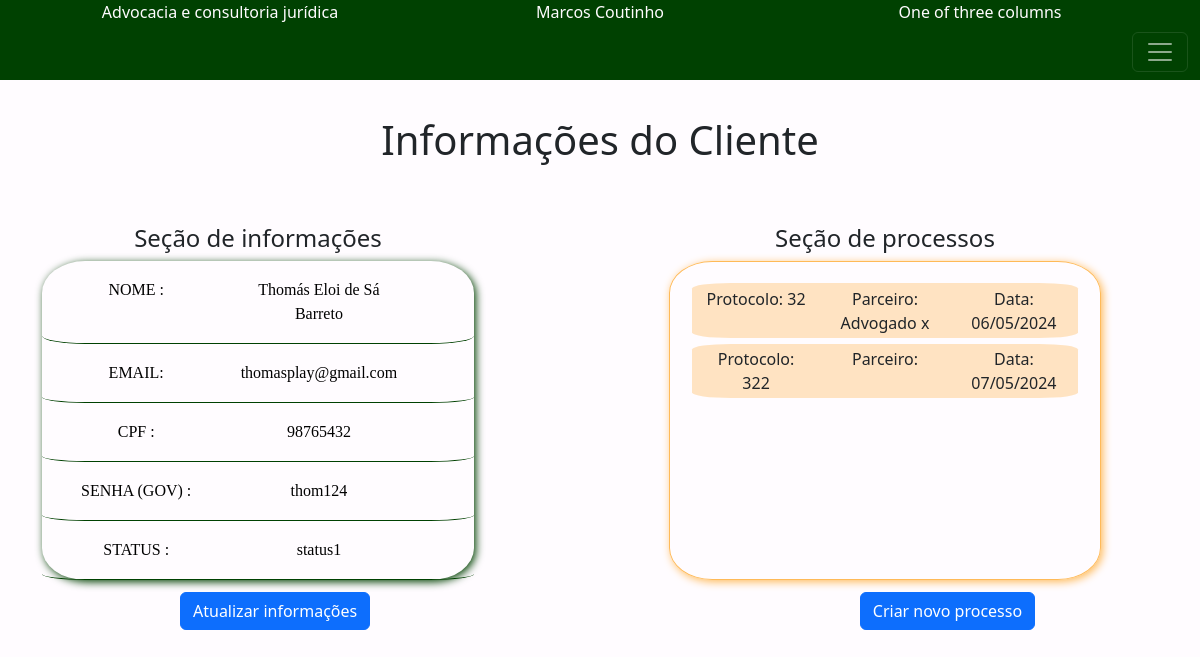
Screenshot of /exibirCliente.php?cpf=98765432 with the database file from the repository.
### tables this page shows
CREATE TABLE Pessoa (nome TEXT, email TEXT, senha TEXT, cpf TEXT PRIMARY KEY, status TEXT);

CREATE TABLE Processo (id INTEGER PRIMARY KEY, cpf TEXT , descricao TEXT, parceiro TEXT, protocolo text,dataAbertura TEXT,FOREIGN KEY (cpf) REFERENCES Pessoa(cpf));

### read2.php (called while the page is built, shortened)
<?php
require_once 'envio.php';
require_once 'Pessoa.php';
function buscarPorCPF($pdo, $cpf) {
    $query = "SELECT * FROM Pessoa WHERE cpf = :cpf";
    $statement = $pdo->prepare($query);
    $statement->bindValue(':cpf', $cpf);
    $statement->execute();
    $resultado = $statement->fetch();
    $pessoa = new Pessoa($resultado['nome'], $resultado['email'], $resultado['senha'],$resultado['cpf'], $resultado['status']);
    return $pessoa;
    }

### Pessoa.php (called while the page is built, shortened)
<?php
class Pessoa
{
    private string $nome;
    private string $email;
    private string $senha;
    private string $cpf;
    private string $status;
    public function __construct(string $nome, string $email,string $senha, string $cpf, string $status)
    {
        $this->nome = $nome;
        $this->email = $email;
        $this->senha = $senha;
        $this->cpf = $cpf;
        $this->status = $status;
    }
    public function status(): ?string
    {
        return $this->status;
    }
    public function nome(): string
    {
        return $this->nome;
    }
    public function email(): string
    {
        return $this->email;
    }
    public function cpf(): string
    {
        return $this->cpf;
    }
    public function senha(): string
    {
        return $this->senha;
    }
}

### pesquisaProcessos.php (called while the page is built, shortened)
<?php
require_once 'enviaProcesso.php';
require_once 'Processo.php';
function buscarProcessos($pdo,$cpf) {
    $sqlVerificar = "SELECT COUNT(*) FROM Processo WHERE cpf = :cpf";
    $query_verificar = $pdo->prepare($sqlVerificar);
    $query_verificar->bindValue(':cpf', $cpf);
    $query_verificar->execute();
    $numLinhas = $query_verificar->fetchColumn();
    if($numLinhas > 0){
        $query = "SELECT * FROM Processo WHERE cpf = :cpf";
        $statement = $pdo->prepare($query);
        $statement->bindValue(':cpf',$cpf);
        $statement->execute();
        $resultados = $statement->fetchall();
        $processos = [];
        foreach ($resultados as $resultado) {
            $processos[]= new Processo($resultado['cpf'],$resultado['protocolo'],$resultado['parceiro'],$resultado['descricao'],$resultado['dataAbertura']);
        }
        return $processos;
    } else{
        return "Não há processos";
    }
}

### Processo.php (called while the page is built, shortened)
<?php
class Processo
{
    private string $protocolo;
    private string $parceiro;
    private string $dataAbertura;
    public function __construct(string $cpf, string $protocolo, string $parceiro, string $descricao, String $dataAbertura) {
        $this->protocolo = $protocolo;
        $this->parceiro = $parceiro;
        $this->dataAbertura = $dataAbertura;
    }
    public function protocolo() : string {
        return $this->protocolo;
    }
     public function parceiro() : string {
        return $this->parceiro;
    }
    public function dataAbertura() : string {
        return $this->dataAbertura;
    }
}

### exibirCliente.php (the view, shortened to what this page needs)
<?php
require_once 'conexao.php';
require_once 'Pessoa.php';
require_once 'read2.php';
require_once 'pesquisaProcessos.php';
require_once 'Processo.php';
?>
<!DOCTYPE html>
<html lang="en">
<head>
    <link rel="stylesheet" href="exibirCliente.css">
    <link href="https://cdn.jsdelivr.net/npm/bootstrap@5.3.3/dist/css/bootstrap.min.css" rel="stylesheet">
</head>
<body>
    <header>
    <div class="container text-center">
  <div class="row align-items-center">
    <div class="col">
      Advocacia e consultoria jurídica
    </div>
    <div class="col">
      Marcos Coutinho
    </div>
    <div class="col">
      One of three columns
    </div>
  </div>
</div>
<nav class="navbar " data-bs-theme="dark">
  <div class="container-fluid">
    <button class="navbar-toggler" type="button" data-bs-toggle="collapse" data-bs-target="#navbarNav" aria-controls="navbarNav" aria-expanded="false" aria-label="Toggle navigation">
      <span class="navbar-toggler-icon"></span>
    </button>
  </div>
</nav>
    </header>
   <main>
   <?php if (isset($_GET['cpf'])) {
    $cpf_pessoa = $_GET['cpf'];
    $pessoa = buscarPorCPF($pdo,$cpf_pessoa);
    $processos = buscarProcessos($pdo,$cpf_pessoa);
}?>
    <section class="secao_aluno">
    <h1 class="title_principal" >Informações do Cliente</h1>
<div class="container text-center ">
  <div class="row justify-content-start secoes">
        <div class="col-4 secao_informacoes">
        <h4 class="title_secao_informacao">Seção de informações</h4>
         <div class="celulas_info_clientes">
           <div class="secao_informacoes_texts">
              <div class="texts_info_rotulo">
                NOME :
              </div>
              <div class="texts_info_values"><?php echo $pessoa->nome();?>
            </div>
           </div>
           <div class="secao_informacoes_texts">
              <div class="texts_info_rotulo">
                EMAIL:
              </div>
              <div class="texts_info_values"><?php echo $pessoa->email();?>
            </div>
           </div>
           <div class="secao_informacoes_texts">
              <div class="texts_info_rotulo">
                CPF :
              </div>
              <div class="texts_info_values"><?php echo $pessoa->cpf();?>
            </div>
           </div>
           <div class="secao_informacoes_texts">
              <div class="texts_info_rotulo">
                SENHA (GOV) :
              </div>
              <div class="texts_info_values"><?php echo $pessoa->senha();?>
            </div>
           </div>
           <div class="secao_informacoes_texts">
              <div class="texts_info_rotulo">
                STATUS :
              </div>
              <div
               class="texts_info_values"><?php echo $pessoa->status();?>
            </div>
         </div>
         </div>
        </div>
    <div class="col-4 secao_processos">
    <h4 class="title_secao_processos">Seção de processos</h4>
    <div class="celulas_scroll">
      <?php if(!empty(is_array($processos) && $processos)){
            foreach($processos as $processo): ?>
            <div class="exibir_processos" onclick="window.location='exibirProcesso.php?protocolo=<?php echo $processo->protocolo();?>'" style="cursor:pointer;">
              <div class="container text-center">
              <div class="row justify-content-center">
                <div class="col-4" >
                  Protocolo: <?php echo $processo->protocolo(); ?>
                </div>
                <div class="col-4">
                Parceiro: <?php echo $processo->parceiro(); ?>
                </div>
                <div class="col-4">
                <?php $dataAberturaFormatada = date('d/m/Y', strtotime($processo->dataAbertura()));?>
                Data: <?php  echo $dataAberturaFormatada; ?>
                </div>
              </div>
            </div>
            </div>
              <?php endforeach;}
            else{
              echo "Não há processos!";
            }?>
                  </div>
    </div>
  </div>
   </main>
<div class="btns">
     <button class="btn btn-primary cria_processo" type="submit" onclick="window.location='atualizaCliente.php?cpf=<?php echo $pessoa->cpf(); ?>';">Atualizar informações</button>
    <button class="btn btn-primary cria_processo" type="submit" onclick="window.location='criaProcessos.php?cpf=<?php echo $pessoa->cpf(); ?>';">Criar novo processo</button>
</div>
</body>
</html>

### exibirCliente.css (style rules this page uses)
:root { --cor-primaria: #004101; --cor-secundaria: #FFBA58; --cor-terciaria: #FFFCFF; }
* { margin: 0; padding: 0; box-sizing: border-box; }
body { background-color: var(--cor-terciaria) !important; min-height: 100vh; }
header { background-color: var(--cor-primaria) !important; margin-bottom: 3%; color: #FFFCFF; }
.title_principal { text-align: center; margin-bottom: 5%; }
.secoes { display: flex; gap: 15% !important; }
.secao_informacoes { width: 40% !important; display: flex; flex-direction: column; }
.celulas_info_clientes { height: 200% !important; border-radius: 10%; box-shadow: 2px 2px 8px 0px #004101; }
.secao_informacoes_texts { display: flex; padding: 3%; border-bottom :1px solid var(--cor-primaria); border-radius: 10%; }
.texts_info_rotulo { padding:1% 5%; font-family: 'Times New Roman', Times, serif; color:black; width: 40%; }
.texts_info_values { padding:1% 5%; font-family: 'Times New Roman', Times, serif; color: rgb(1, 1, 1); width: 50%; }
.secao_processos { align-items: center; display: flex; flex-direction: column; width: 40% !important; }
.celulas_scroll { height: 200%; min-width: 100%; padding: 5%; border: 1px solid var(--cor-secundaria); overflow-y: auto; display: flex; flex-direction: column; gap:2%; border-radius: 10%; box-shadow: 2px 2px 8px 0px var(--cor-secundaria); }
.exibir_processos { background-color: #ffb9585d; border-radius: 10%; min-height: 20%; max-height: 20%; align-content: center; }
.btns { display: flex; align-items: flex-start; gap: 48%; padding-top: 1%; padding-left: 15%; }

### rows the page displays
pessoa: nome "Thomás Eloi de Sá Barreto", email "thomasplay@gmail.com", cpf "98765432", senha "thom124", status "status1"
processo: protocolo "32", parceiro "Advogado x", dataAbertura "06/05/2024"
processo: protocolo "322", dataAbertura "07/05/2024"
